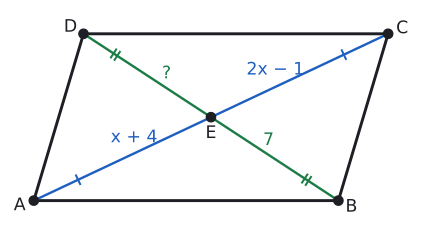

Here is the Python script that generated this plot:
import sys; sys.path.insert(0, "tools")
from cizim import *

P = lambda x, y: np.array([float(x), float(y)])
uz = lambda U, V: round(float(np.linalg.norm(U - V)), 4)
def acisi(K, U, V):
    u, v = U - K, V - K
    return round(float(np.degrees(np.arccos(np.dot(u, v) / np.linalg.norm(u) / np.linalg.norm(v)))), 3)
def birim(U, V):
    t = (V - U) / np.linalg.norm(V - U); return t, np.array([-t[1], t[0]])
def dondur(Q, derece):
    a = np.radians(derece); return P(Q[0] * np.cos(a) - Q[1] * np.sin(a), Q[0] * np.sin(a) + Q[1] * np.cos(a))
def ayak(Q, U, V):
    t, _ = birim(U, V); return U + np.dot(Q - U, t) * t
def paralel_isareti(U, V, n=1, f=0.5):
    t, _ = birim(U, V)
    for i in range(n):
        M = U + f * (V - U) + (i - (n - 1) / 2) * 0.32 * S * t
        ax.annotate("", xy=M + 0.22 * S * t, xytext=M - 0.22 * S * t, arrowprops=dict(arrowstyle="-|>", color=SOLUK, lw=1.3, mutation_scale=13))
def cetik(U, V, n=1, renk=SOLUK, f=0.5):
    M = U + f * (V - U); t, m = birim(U, V)
    for i in range(n):
        c = M + (i - (n - 1) / 2) * 0.2 * S * t
        ax.plot(*zip(c - 0.22 * S * m, c + 0.22 * S * m), color=renk, lw=1.5)
def olcu(U, V, metin, d=0.5, renk=YAZI, fs=13, f=0.5):
    """[UV] üzerinde f oranındaki noktaya, U->V yönünün soluna d*S uzağa yazı (d < 0: sağına)."""
    M = U + f * (V - U); _, m = birim(U, V)
    ax.text(*(M + d * S * m), metin, ha="center", va="center", color=renk, fontsize=fs)
def dik_isareti(K, U, V, r=0.4):
    a_ = (U - K) / np.linalg.norm(U - K) * r * S; b_ = (V - K) / np.linalg.norm(V - K) * r * S
    ax.plot(*zip(K + a_, K + a_ + b_, K + b_), color=SOLUK, lw=1.3)
def harf(Q, metin, dx, dy, renk=YAZI, fs=13):
    ax.text(Q[0] + dx * S, Q[1] + dy * S, metin, ha="center", va="center", color=renk, fontsize=fs)
def cizgi(U, V, renk=YAZI, lw=2.2, ls="-"):
    ax.plot(*zip(U, V), color=renk, lw=lw, ls=ls)
def boya(noktalar, renk):
    ax.add_patch(patches.Polygon(noktalar, closed=True, facecolor=renk, edgecolor="none"))
def yay(K, U, V, r=0.8, renk=MAVI, n=1):
    for i in range(n): aci(ax, K, U, V, r=(r + 0.18 * i) * S, renk=renk)
def yay_yazi(K, U, V, metin, d=1.4, renk=MAVI, fs=12):
    """K köşesindeki U-K-V açısının ortasından d*S uzağa yazı."""
    u = (U - K) / np.linalg.norm(U - K); v = (V - K) / np.linalg.norm(V - K); o = (u + v) / np.linalg.norm(u + v)
    ax.text(*(K + d * S * o), metin, ha="center", va="center", color=renk, fontsize=fs)
def basla(xmin, xmax, ymin, ymax, en=5.5):
    global fig, ax
    fig, ax = sekil(en, en * (ymax - ymin) / (xmax - xmin))
    ax.set_aspect("equal"); ax.axis("off"); ax.set_xlim(xmin, xmax); ax.set_ylim(ymin, ymax)
def dortgen(A, B, C, D, dolgu=None):
    if dolgu: boya([A, B, C, D], dolgu)
    ax.plot(*zip(A, B, C, D, A), color=YAZI)
    for Q in (A, B, C, D): nokta(ax, *Q, "")
def koseler(A, B, C, D, d=0.55):
    O = (A + B + C + D) / 4
    for Q, ad in ((A, "A"), (B, "B"), (C, "C"), (D, "D")):
        y = (Q - O) / np.linalg.norm(Q - O); harf(Q, ad, d * y[0] * 1.3, d * y[1])
def pk(AB, AD, derece):
    """A orijinde, [AB] yatay; ABCD paralelkenarının köşeleri."""
    a = np.radians(derece); A, B = P(0, 0), P(AB, 0); D = P(AD * np.cos(a), AD * np.sin(a)); return A, B, B + D, D
def cerceve(noktalar, kenar=1.2):
    xs = [q[0] for q in noktalar]; ys = [q[1] for q in noktalar]
    return min(xs) - kenar * S, max(xs) + kenar * S, min(ys) - kenar * S, max(ys) + kenar * S

# Örnek 3: |AE| = |EC| = 9 (x = 5), |BE| = |ED| = 7; |AC| = 18, |BD| = 14. AB = 14, AD = 8.
b = 14; d1 = 32 / b; d2 = np.sqrt(64 - d1 ** 2)
A, B, D = P(0, 0), P(b, 0), P(d1, d2); C = B + D; E = (A + C) / 2
S = 14 / 14
print("AC", uz(A, C), "BD", uz(B, D), "AE", uz(A, E), "BE", uz(B, E), "AD", uz(A, D))
basla(*cerceve([A, B, C, D], 1.2))
dortgen(A, B, C, D); koseler(A, B, C, D)
cizgi(A, C, MAVI, 1.8); cizgi(B, D, YESIL, 1.8)
cetik(A, E, 1, MAVI, 0.25); cetik(C, E, 1, MAVI, 0.25); cetik(B, E, 2, YESIL, 0.25); cetik(D, E, 2, YESIL, 0.25)
nokta(ax, *E, ""); harf(E, "E", 0, -0.75)
olcu(A, E, "x + 4", 0.65, MAVI, f=0.6); olcu(E, C, "2x − 1", 0.7, MAVI, f=0.4)
olcu(E, B, "7", 0.55, YESIL, f=0.4); olcu(D, E, "?", 0.55, YESIL, f=0.6)
kaydet(fig, __file__)
